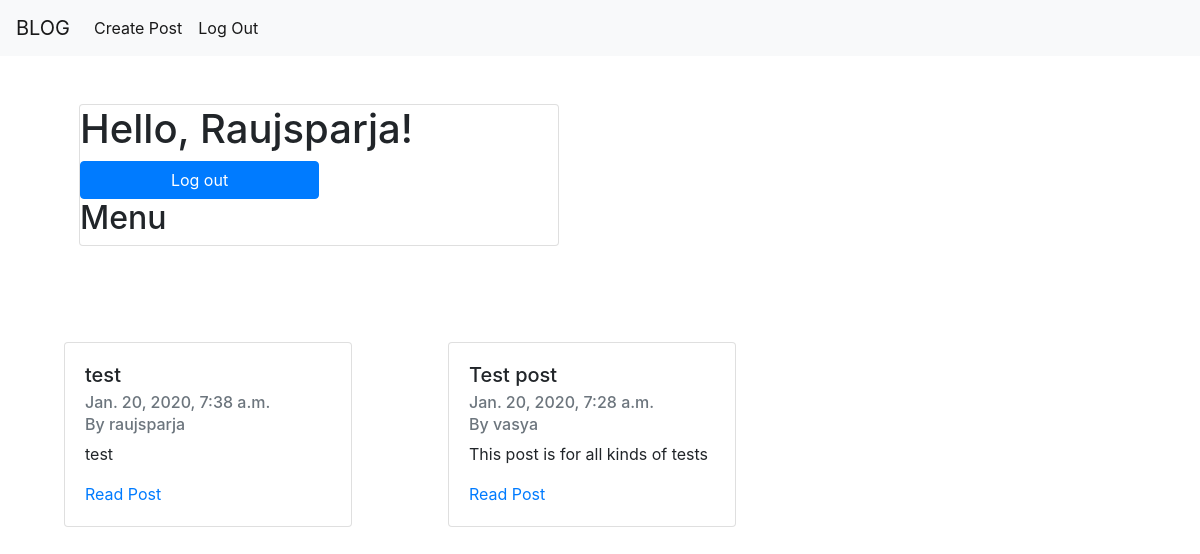
Screenshot of / (signed in) with the database file from the repository.
### blog_app/models.py (models this page shows)
class Post(models.Model):
    user = models.ForeignKey(User, on_delete=models.CASCADE)
    name = models.CharField(max_length=128)
    description = models.CharField(max_length=512)
    text = models.CharField(max_length=100000)
    date = models.DateTimeField(auto_now_add=True)
    likes = models.IntegerField(default=0)

### blog_app/views.py (the view)
# urls.py: path('', views.index, name='index'),
def index(request):
    context = dict()
    posts = Post.objects.order_by('-date')
    context['posts'] = posts
    return render(request, 'index.html', context)

### templates/index.html (shortened to what this page needs)
{% extends "base.html" %}
{% block content %}
    {% if request.user.is_authenticated %}
        <div class="card" style="width: 30rem; margin: 3rem;">
            <h1> Hello, {{ request.user.username | title }}! </h1>
            <a class="btn btn-primary" style="width: 50%" href="{% url 'logout' %}"> Log out </a>
            <h2>Menu</h2>
        </div>
    {% endif %}
    <div class="row">
        {% for each in posts %}
            <div class="col-">
                <div class="card" style="width: 18rem; margin: 3rem; display: inline-block">
                    <div class="card-body">
                        <h5 class="card-title">{{ each.name }}</h5>
                        <h6 class="card-subtitle mb-2 text-muted">{{ each.date }}</h6>
                        <h6 class="card-subtitle mb-2 text-muted">By {{ each.user.username }}</h6>
                        <p class="card-text">{{ each.description }}</p>
                        <a href="/post/{{ each.id }}" class="card-link">Read Post</a>
                    </div>
                </div>
            </div>
        {% endfor %}
    </div>
{% endblock %}

### rows the page displays
Post: name "test", date "Jan. 20, 2020, 7:38 a.m.", user.username "raujsparja", description "test"
Post: name "Test post", date "Jan. 20, 2020, 7:28 a.m.", user.username "vasya", description "This post is for all kinds of tests"

### other values shown
{{ request.user.username | title }} "Raujsparja"
